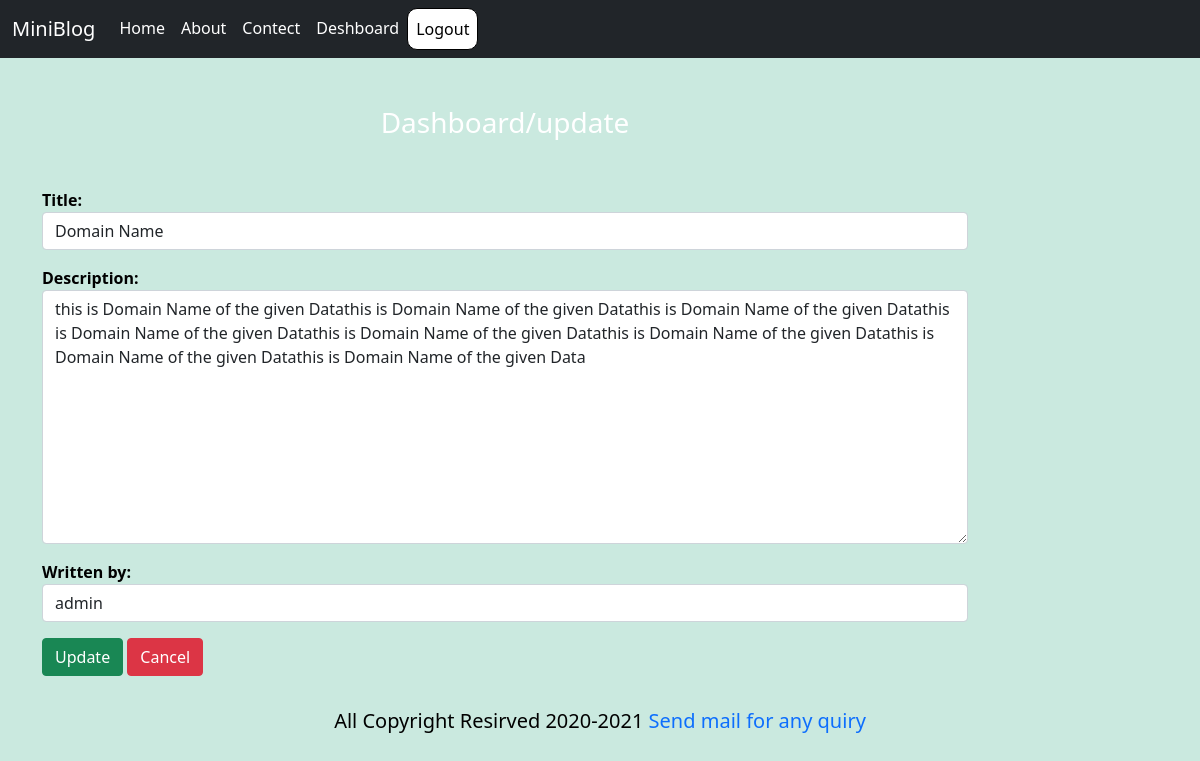
/updatepost/12 (signed in), run on the app's committed database.
### blog/models.py (models this page shows)
class Post(models.Model):
    title = models.CharField(max_length=100)
    desc = models.TextField()
    post_date = models.DateTimeField(auto_now_add=True)
    written_by =models.CharField(max_length=50)

### blog/views.py (the view)
# urls.py: path('updatepost/<int:id>', views.update_post,name='updatepost'),
def update_post(request,id):
    if request.user.is_authenticated:
        if request.method == 'POST':
            pi = Post.objects.get(pk=id)
            form = PostForm(request.POST,instance=pi)
            if form.is_valid():
                form.save()
        else:
            pi = Post.objects.get(pk=id)
            form = PostForm(instance=pi)
        return render(request,'blog/updatepost.html',{'form':form})
    else:
        return HttpResponseRedirect('/login/')

### blog/forms.py
class PostForm(forms.ModelForm):
    class Meta:
        model = Post
        fields = ['title','desc','written_by']
        labels = {'title':'Title','desc':'Description','post_date':'Post Date'}
        widgets ={'title':forms.TextInput(attrs={'class':'form-control'}),
                  'desc':forms.Textarea(attrs={'class':'form-control'}),
                  'written_by':forms.TextInput(attrs={'class':'form-control'}),
                }

### blog/templates/blog/updatepost.html (shortened to what this page needs)
{% extends 'blog/base2.html'%}
{% load static %}
{% block content %}
<div class="col-sm-10">
<h3 class="text-white my-5">Dashboard/update</h3>
<form method="post" action="" novalidate>
{{form.as_p}}
<input type="submit" onclick="updatepost()" value="Update" class="btn btn-success">
<a href="{% url 'deshboard' %}" class="btn btn-danger">Cancel<a>
</form>
</div>
{% endblock content %}

### blog/static/blog/css/style.css (style rules this page uses)
body { background-color:rgb(202, 233, 223); color:black; margin-bottom: 40px; scroll-behavior: smooth; overflow-x: hidden; }
p { font-weight: bold; }
h3 { margin-top: 10px; text-align: center; border-radius:5px; }
footer a { text-decoration:none; }

### data on the page
Post: title "Domain Name", desc "this is Domain Name of the given Datathis is Domain Name of the given Datathis is Domain Name of the given Datathis is Domain Name of the given Datathis is Domain Name of the given Datathis is Domain Name of the given Datathis is Domain Name of the given Datathis is Domain Name of the given Data", written_by "admin"
